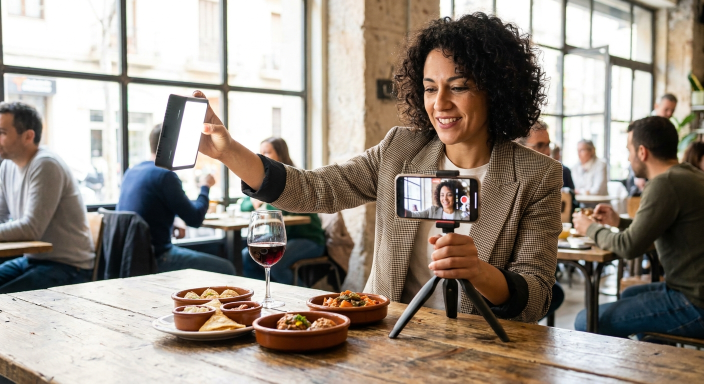
#> input picture meta-ads-bot/ghost-mouse/generated_photos/anabelenn.90_lifestyle1.png, 1408 x 768 px (shown at 1/2 size); its folder holds only this picture in this run
$ python -i vfx_engine.py   (imports and definitions only)
#> lines starting #> are read from the running program, lines starting #| are printed output that depends on the picture; after the words box and inside, x2 and y2 are one past the last pixel; in counts of white or black regions, pixels touching at a corner belong together
"""
VideoForge v10 — VFX Engine (After Effects Level)
====================================================
Professional visual effects: light leaks, lens flare, film grain,
chromatic aberration, speed ramp, glow, camera shake, particles, letterbox.
"""

import numpy as np
import cv2
import math
import random


# ─── Easing Functions ───────────────────────────────────────────────

def ease_in_out(t):
    return 0.5 * (1 - math.cos(math.pi * max(0, min(1, t))))

# [37 lines left out: functions ease_out_bounce, ease_out_elastic, apply_film_grain, not called in this run]


# ─── Light Leak ─────────────────────────────────────────────────────

_light_leak_cache = {}

# [93 lines left out: functions apply_light_leak, apply_lens_flare, apply_chromatic_aberration, not called in this run]


# ─── Glow / Bloom ───────────────────────────────────────────────────

def apply_glow(frame, threshold=200, intensity=0.4, blur_size=51):
    """Bloom effect — bright areas bleed light."""
#> called with threshold = 200, intensity = 0.4, blur_size = 51
    # Extract bright areas
    gray = cv2.cvtColor(frame, cv2.COLOR_RGB2GRAY)
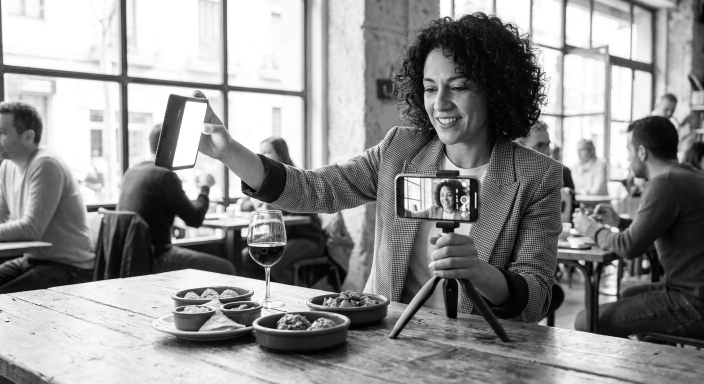
#> gray: shape (768, 1408) (shown at 1/2 size); min 0, max 255, mean 143.9
    _, bright_mask = cv2.threshold(gray, threshold, 255, cv2.THRESH_BINARY)
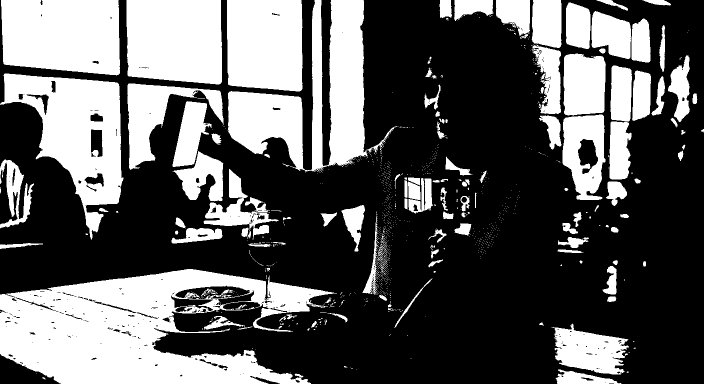
#> bright_mask: shape (768, 1408) (shown at 1/2 size); 36.7% white; 1035 white regions (903 under 20 px), largest, box (x1, y1, x2, y2) and area: (0, 538, 674, 768) 89245, (455, 0, 795, 343) 44557, (0, 147, 247, 479) 36860

    # Create glow from bright areas
    bright = cv2.bitwise_and(frame, frame, mask=bright_mask)
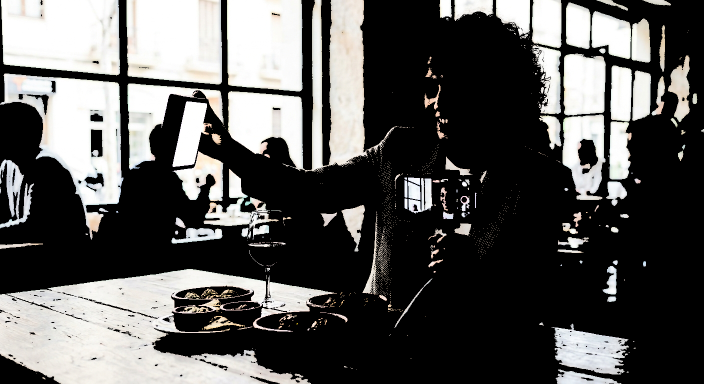
#> bright: shape (768, 1408, 3) (shown at 1/2 size); mean R, G, B 88, 87.4, 86
    blur_size = blur_size | 1  # Ensure odd
    glow = cv2.GaussianBlur(bright, (blur_size, blur_size), 0)
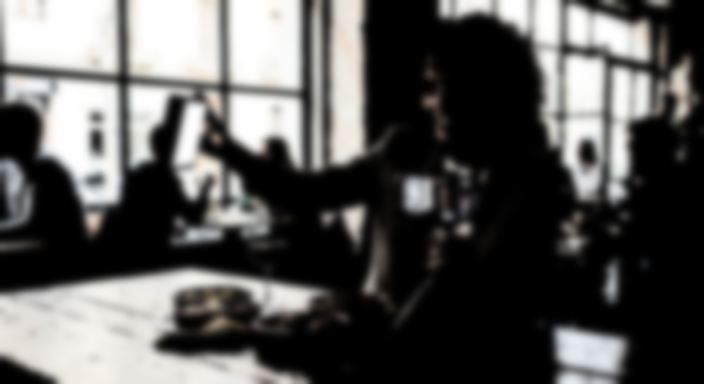
#> glow: shape (768, 1408, 3) (shown at 1/2 size); mean R, G, B 88, 87.4, 86.1

    # Blend
    result = cv2.addWeighted(frame, 1.0, glow, intensity, 0)
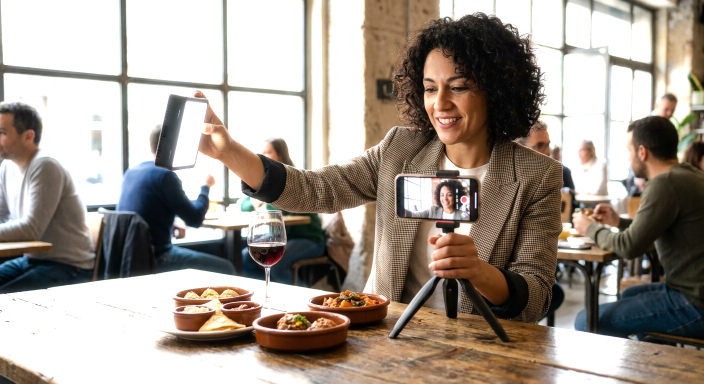
#> result: shape (768, 1408, 3) (shown at 1/2 size); mean R, G, B 162.7, 152.7, 143.4
    return result


# ─── Camera Shake ───────────────────────────────────────────────────

_shake_offsets = {}

# [34 lines left out: functions apply_camera_shake, apply_letterbox, not called in this run]


# ─── Particles / Bokeh ──────────────────────────────────────────────

class ParticleSystem:
    """Floating bokeh/dust particles overlay."""

    # [166 lines left out: functions __init__, render, create_speed_ramp_timeline, apply_vfx, not called in this run]

>>> import cv2
>>> picture = cv2.cvtColor(cv2.imread('../../meta-ads-bot/ghost-mouse/generated_photos/anabelenn.90_lifestyle1.png'), cv2.COLOR_BGR2RGB)
>>> result = apply_glow(picture)

$ run again, on meta-ads-bot/ghost-mouse/generated_photos/carlosruiz.88_lifestyle1.png
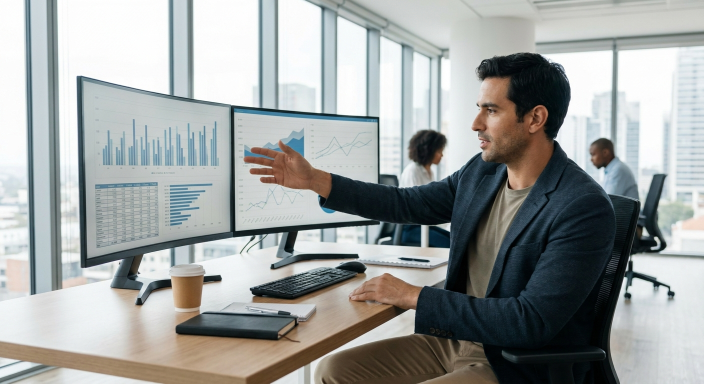
#> input picture meta-ads-bot/ghost-mouse/generated_photos/carlosruiz.88_lifestyle1.png, 1408 x 768 px (shown at 1/2 size)
#> in apply_glow, `_, bright_mask = cv2.threshold(gray, threshold, 255, cv2.THRESH_BINARY)`:
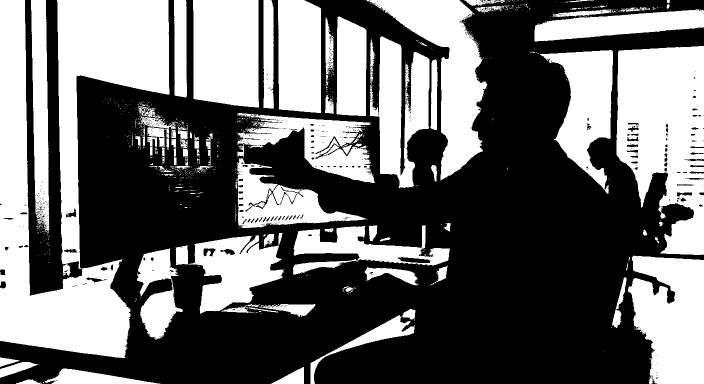
#> bright_mask: shape (768, 1408) (shown at 1/2 size); 42.6% white; 800 white regions (699 under 20 px), largest, box (x1, y1, x2, y2) and area: (0, 0, 339, 716) 115653, (1233, 92, 1408, 510) 52728, (1256, 511, 1408, 768) 30677
#> in apply_glow, `result = cv2.addWeighted(frame, 1.0, glow, intensity, 0)`:
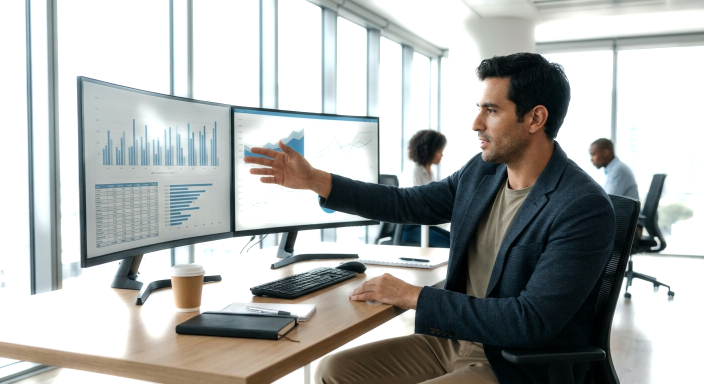
#> result: shape (768, 1408, 3) (shown at 1/2 size); mean R, G, B 172.6, 174.8, 173.2

$ run again, on meta-ads-bot/ghost-mouse/generated_photos/lauramtz.95_lifestyle1.png
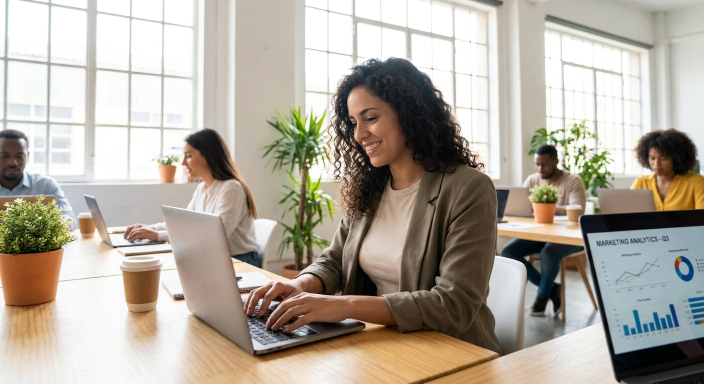
#> input picture meta-ads-bot/ghost-mouse/generated_photos/lauramtz.95_lifestyle1.png, 1408 x 768 px (shown at 1/2 size)
#> in apply_glow, `_, bright_mask = cv2.threshold(gray, threshold, 255, cv2.THRESH_BINARY)`:
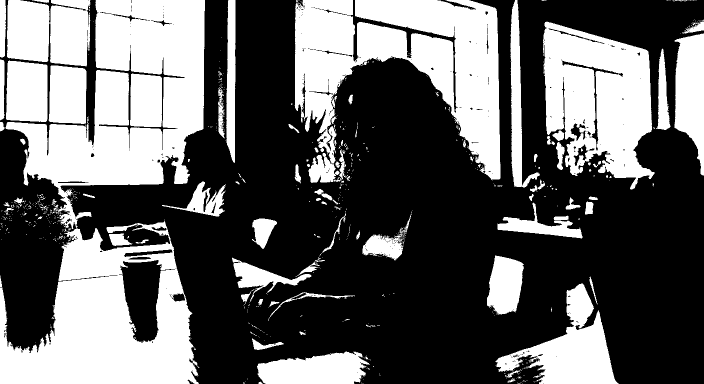
#> bright_mask: shape (768, 1408) (shown at 1/2 size); 39.2% white; 689 white regions (593 under 20 px), largest, box (x1, y1, x2, y2) and area: (11, 0, 410, 458) 83912, (589, 0, 1001, 366) 79749, (0, 441, 399, 768) 73391
#> in apply_glow, `result = cv2.addWeighted(frame, 1.0, glow, intensity, 0)`:
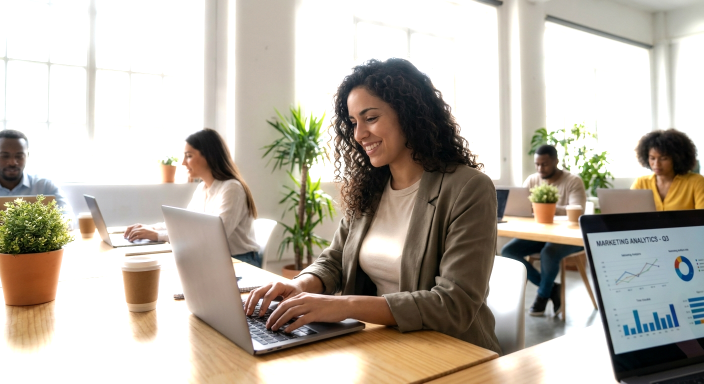
#> result: shape (768, 1408, 3) (shown at 1/2 size); mean R, G, B 186.5, 178.9, 168.1

$ run again, on meta-ads-bot/ghost-mouse/generated_photos/martadiaz.24_lifestyle1.png
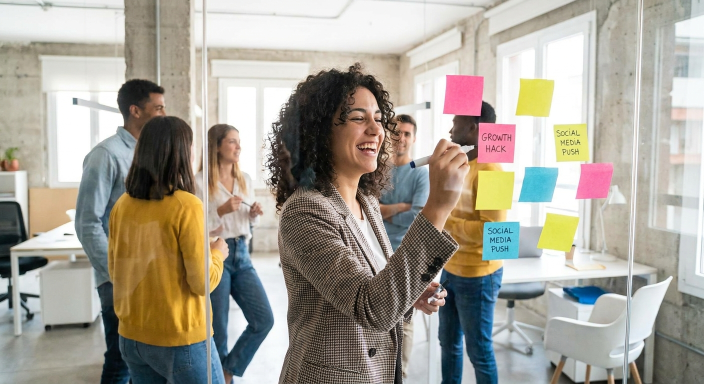
#> input picture meta-ads-bot/ghost-mouse/generated_photos/martadiaz.24_lifestyle1.png, 1408 x 768 px (shown at 1/2 size)
#> in apply_glow, `_, bright_mask = cv2.threshold(gray, threshold, 255, cv2.THRESH_BINARY)`:
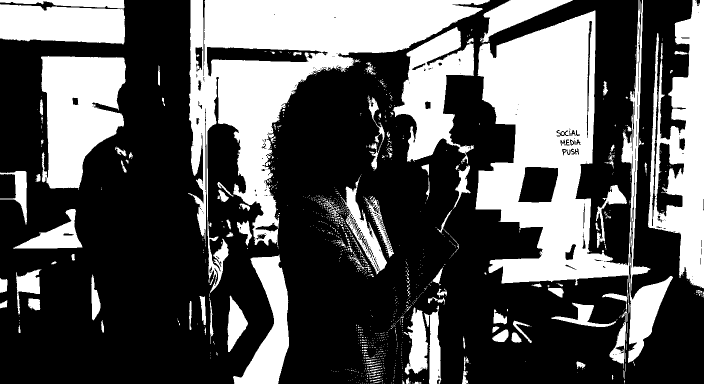
#> bright_mask: shape (768, 1408) (shown at 1/2 size); 34.6% white; 1145 white regions (1015 under 20 px), largest, box (x1, y1, x2, y2) and area: (951, 0, 1346, 737) 104308, (376, 0, 980, 586) 98849, (1296, 0, 1408, 577) 34976
#> in apply_glow, `result = cv2.addWeighted(frame, 1.0, glow, intensity, 0)`:
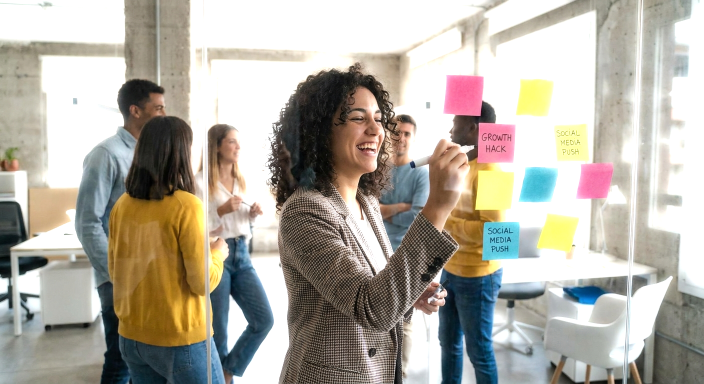
#> result: shape (768, 1408, 3) (shown at 1/2 size); mean R, G, B 177.9, 172.9, 162.8
